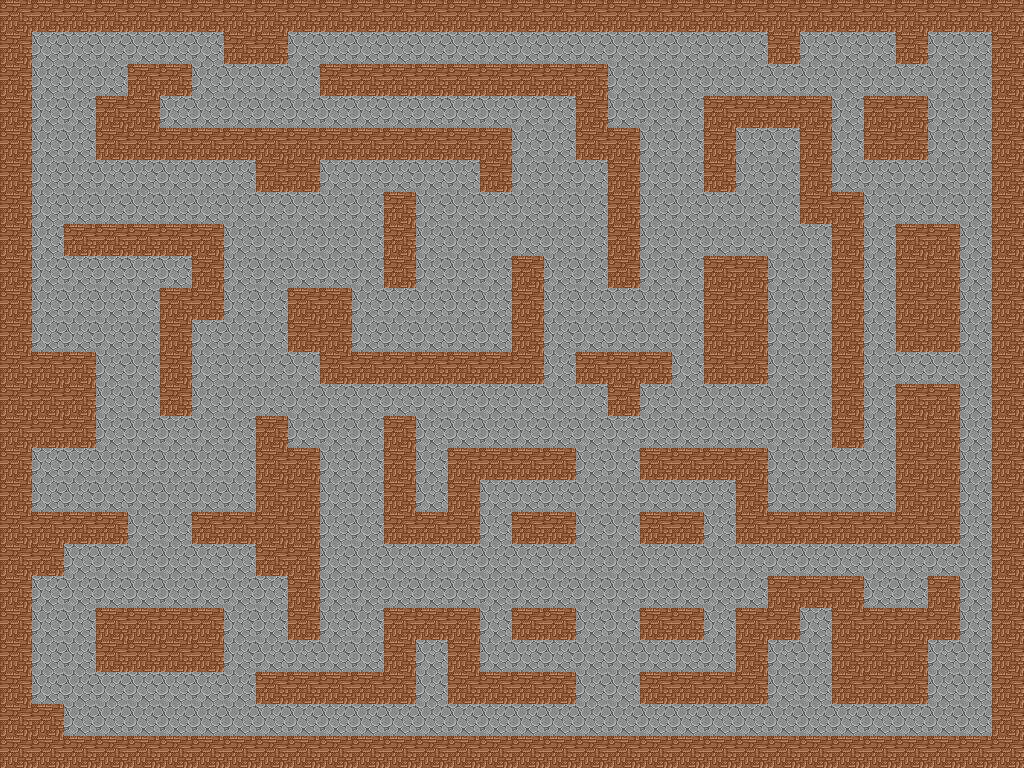

A level layout from a 2D game, rendered from its tile map. Below: a short description, then the map file with its tile-grid data intact:
An orthogonal 32x24 tile map with 32x32 px tiles, 2 tile layers (floor, wall), 2 tilesets and 1 object (Player).

<map version="1.0" orientation="orthogonal" renderorder="right-down" width="32" height="24" tilewidth="32" tileheight="32" nextobjectid="12">
 <tileset firstgid="1" name="terrain" tilewidth="32" tileheight="32" tilecount="2" columns="2">
  <image source="img/terrain.png" width="64" height="32" />
 </tileset>
 <tileset firstgid="3" name="hero" tilewidth="32" tileheight="32" tilecount="16" columns="4">
  <image source="img/hero.png" width="128" height="128" />
 </tileset>
 <layer name="floor" width="32" height="24">
  <data encoding="csv">
1,1,1,1,1,1,1,1,1,1,1,1,1,1,1,1,1,1,1,1,1,1,1,1,1,1,1,1,1,1,1,1,
1,1,1,1,1,1,1,1,1,1,1,1,1,1,1,1,1,1,1,1,1,1,1,1,1,1,1,1,1,1,1,1,
1,1,1,1,1,1,1,1,1,1,1,1,1,1,1,1,1,1,1,1,1,1,1,1,1,1,1,1,1,1,1,1,
1,1,1,1,1,1,1,1,1,1,1,1,1,1,1,1,1,1,1,1,1,1,1,1,1,1,1,1,1,1,1,1,
1,1,1,1,1,1,1,1,1,1,1,1,1,1,1,1,1,1,1,1,1,1,1,1,1,1,1,1,1,1,1,1,
1,1,1,1,1,1,1,1,1,1,1,1,1,1,1,1,1,1,1,1,1,1,1,1,1,1,1,1,1,1,1,1,
1,1,1,1,1,1,1,1,1,1,1,1,1,1,1,1,1,1,1,1,1,1,1,1,1,1,1,1,1,1,1,1,
1,1,1,1,1,1,1,1,1,1,1,1,1,1,1,1,1,1,1,1,1,1,1,1,1,1,1,1,1,1,1,1,
1,1,1,1,1,1,1,1,1,1,1,1,1,1,1,1,1,1,1,1,1,1,1,1,1,1,1,1,1,1,1,1,
1,1,1,1,1,1,1,1,1,1,1,1,1,1,1,1,1,1,1,1,1,1,1,1,1,1,1,1,1,1,1,1,
1,1,1,1,1,1,1,1,1,1,1,1,1,1,1,1,1,1,1,1,1,1,1,1,1,1,1,1,1,1,1,1,
1,1,1,1,1,1,1,1,1,1,1,1,1,1,1,1,1,1,1,1,1,1,1,1,1,1,1,1,1,1,1,1,
1,1,1,1,1,1,1,1,1,1,1,1,1,1,1,1,1,1,1,1,1,1,1,1,1,1,1,1,1,1,1,1,
1,1,1,1,1,1,1,1,1,1,1,1,1,1,1,1,1,1,1,1,1,1,1,1,1,1,1,1,1,1,1,1,
1,1,1,1,1,1,1,1,1,1,1,1,1,1,1,1,1,1,1,1,1,1,1,1,1,1,1,1,1,1,1,1,
1,1,1,1,1,1,1,1,1,1,1,1,1,1,1,1,1,1,1,1,1,1,1,1,1,1,1,1,1,1,1,1,
1,1,1,1,1,1,1,1,1,1,1,1,1,1,1,1,1,1,1,1,1,1,1,1,1,1,1,1,1,1,1,1,
1,1,1,1,1,1,1,1,1,1,1,1,1,1,1,1,1,1,1,1,1,1,1,1,1,1,1,1,1,1,1,1,
1,1,1,1,1,1,1,1,1,1,1,1,1,1,1,1,1,1,1,1,1,1,1,1,1,1,1,1,1,1,1,1,
1,1,1,1,1,1,1,1,1,1,1,1,1,1,1,1,1,1,1,1,1,1,1,1,1,1,1,1,1,1,1,1,
1,1,1,1,1,1,1,1,1,1,1,1,1,1,1,1,1,1,1,1,1,1,1,1,1,1,1,1,1,1,1,1,
1,1,1,1,1,1,1,1,1,1,1,1,1,1,1,1,1,1,1,1,1,1,1,1,1,1,1,1,1,1,1,1,
1,1,1,1,1,1,1,1,1,1,1,1,1,1,1,1,1,1,1,1,1,1,1,1,1,1,1,1,1,1,1,1,
1,1,1,1,1,1,1,1,1,1,1,1,1,1,1,1,1,1,1,1,1,1,1,1,1,1,1,1,1,1,1,1
</data>
 </layer>
 <layer name="wall" width="32" height="24">
  <data encoding="csv">
2,2,2,2,2,2,2,2,2,2,2,2,2,2,2,2,2,2,2,2,2,2,2,2,2,2,2,2,2,2,2,2,
2,0,0,0,0,0,0,2,2,0,0,0,0,0,0,0,0,0,0,0,0,0,0,0,2,0,0,0,2,0,0,2,
2,0,0,0,2,2,0,0,0,0,2,2,2,2,2,2,2,2,2,0,0,0,0,0,0,0,0,0,0,0,0,2,
2,0,0,2,2,0,0,0,0,0,0,0,0,0,0,0,0,0,2,0,0,0,2,2,2,2,0,2,2,0,0,2,
2,0,0,2,2,2,2,2,2,2,2,2,2,2,2,2,0,0,2,2,0,0,2,0,0,2,0,2,2,0,0,2,
2,0,0,0,0,0,0,0,2,2,0,0,0,0,0,2,0,0,0,2,0,0,2,0,0,2,0,0,0,0,0,2,
2,0,0,0,0,0,0,0,0,0,0,0,2,0,0,0,0,0,0,2,0,0,0,0,0,2,2,0,0,0,0,2,
2,0,2,2,2,2,2,0,0,0,0,0,2,0,0,0,0,0,0,2,0,0,0,0,0,0,2,0,2,2,0,2,
2,0,0,0,0,0,2,0,0,0,0,0,2,0,0,0,2,0,0,2,0,0,2,2,0,0,2,0,2,2,0,2,
2,0,0,0,0,2,2,0,0,2,2,0,0,0,0,0,2,0,0,0,0,0,2,2,0,0,2,0,2,2,0,2,
2,0,0,0,0,2,0,0,0,2,2,0,0,0,0,0,2,0,0,0,0,0,2,2,0,0,2,0,2,2,0,2,
2,2,2,0,0,2,0,0,0,0,2,2,2,2,2,2,2,0,2,2,2,0,2,2,0,0,2,0,0,0,0,2,
2,2,2,0,0,2,0,0,0,0,0,0,0,0,0,0,0,0,0,2,0,0,0,0,0,0,2,0,2,2,0,2,
2,2,2,0,0,0,0,0,2,0,0,0,2,0,0,0,0,0,0,0,0,0,0,0,0,0,2,0,2,2,0,2,
2,0,0,0,0,0,0,0,2,2,0,0,2,0,2,2,2,2,0,0,2,2,2,2,0,0,0,0,2,2,0,2,
2,0,0,0,0,0,0,0,2,2,0,0,2,0,2,0,0,0,0,0,0,0,0,2,0,0,0,0,2,2,0,2,
2,2,2,2,0,0,2,2,2,2,0,0,2,2,2,0,2,2,0,0,2,2,0,2,2,2,2,2,2,2,0,2,
2,2,0,0,0,0,0,0,2,2,0,0,0,0,0,0,0,0,0,0,0,0,0,0,0,0,0,0,0,0,0,2,
2,0,0,0,0,0,0,0,0,2,0,0,0,0,0,0,0,0,0,0,0,0,0,0,2,2,2,0,0,2,0,2,
2,0,0,2,2,2,2,0,0,2,0,0,2,2,2,0,2,2,0,0,2,2,0,2,2,0,2,2,2,2,0,2,
2,0,0,2,2,2,2,0,0,0,0,0,2,0,2,0,0,0,0,0,0,0,0,2,0,0,2,2,2,0,0,2,
2,0,0,0,0,0,0,0,2,2,2,2,2,0,2,2,2,2,0,0,2,2,2,2,0,0,2,2,2,0,0,2,
2,2,0,0,0,0,0,0,0,0,0,0,0,0,0,0,0,0,0,0,0,0,0,0,0,0,0,0,0,0,0,2,
2,2,2,2,2,2,2,2,2,2,2,2,2,2,2,2,2,2,2,2,2,2,2,2,2,2,2,2,2,2,2,2
</data>
 </layer>
 <objectgroup name="object">
  <object id="11" name="1" type="Player" gid="3" x="448" y="256.333" width="32" height="32" />
 </objectgroup>
</map>
